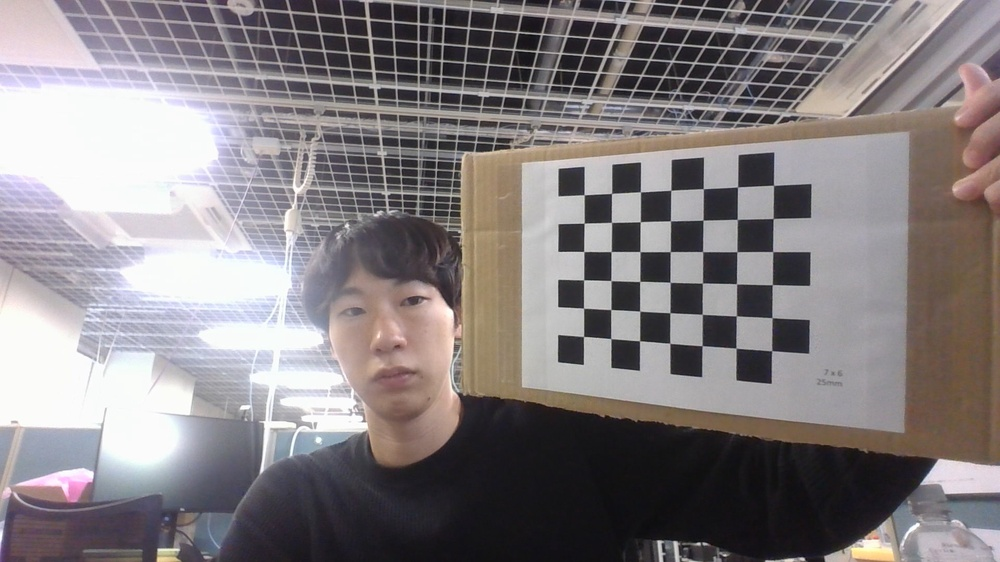
#> input picture calibration_images/WIN_20250519_16_00_59_Pro.jpg, 1000 x 562 px, shrunk from 1920 x 1080 before the run; its folder holds only this picture in this run
$ python 'sample_ calibration.py'
#> lines starting #> are read from the running program, lines starting #| are printed output that depends on the picture; after the words box and inside, x2 and y2 are one past the last pixel; in counts of white or black regions, pixels touching at a corner belong together
import numpy as np
import cv2
import glob
import os

# --- 設定 ---
# チェスボードの内側のコーナーの数 (横方向, 縦方向)
# 例: 8x6のチェスボードなら (7, 5)
nx = 7
ny = 6

# チェスボードの正方形の一辺の実際のサイズ (任意の単位, 例: mm)
# この単位が世界座標系の単位になります
square_size = 25 # 例: 25 mm

# キャリブレーション画像が保存されているフォルダ
images_folder = 'calibration_images'

# キャリブレーション結果を保存するファイル名
calibration_file = 'camera_calibration.npz'

# --- 3次元のキャリブレーションポイントの準備 ---
# チェスボード座標系におけるコーナーの3次元座標
# (0,0,0), (s,0,0), (2s,0,0), ..., (nx*s, (ny-1)*s, 0) となるように生成
# グリッドの点は Z=0 の平面上にあると仮定します
objp = np.zeros((ny*nx, 3), np.float32)
# np.mgrid[0:ny, 0:nx] は ny x nx のグリッド座標行列を生成します
# reshape(-1, 2) で (ny*nx, 2) の形状に変換します
# * square_size で実際のサイズにスケーリングします
objp[:, :2] = np.mgrid[0:ny, 0:nx].T.reshape(-1, 2) * square_size

# --- キャリブレーションポイントを格納するリスト ---
# 世界座標系における3D点
objpoints = [] # 3d point in real world space
# 画像座標系における2D点
imgpoints = [] # 2d points in image plane

# --- キャリブレーション画像の読み込みと処理 ---
# 指定フォルダ内のJPG画像をすべて取得
images = glob.glob(os.path.join(images_folder, '*.jpg'))

if not images:
    print(f"エラー: '{images_folder}' フォルダに画像が見つかりませんでした。")
    print("キャリブレーション画像をフォルダに入れて実行してください。")
    exit()

print(f"{len(images)} 枚の画像を処理します...")

# 画像サイズを保持するため、最初の画像を読み込む
img = cv2.imread(images[0])
#> img is the input picture: shape (562, 1000, 3); mean B, G, R 129.4, 127.3, 133.3
if img is None:
     print(f"エラー: 画像 '{images[0]}' の読み込みに失敗しました。")
     exit()
img_size = (img.shape[1], img.shape[0]) # (width, height)
#> img_size = (1000, 562)

found_count = 0 # コーナーが見つかった画像の数

for fname in images:
    img = cv2.imread(fname)
    if img is None:
        print(f"警告: 画像 '{fname}' の読み込みに失敗しました。スキップします。")
        continue

    gray = cv2.cvtColor(img, cv2.COLOR_BGR2GRAY)
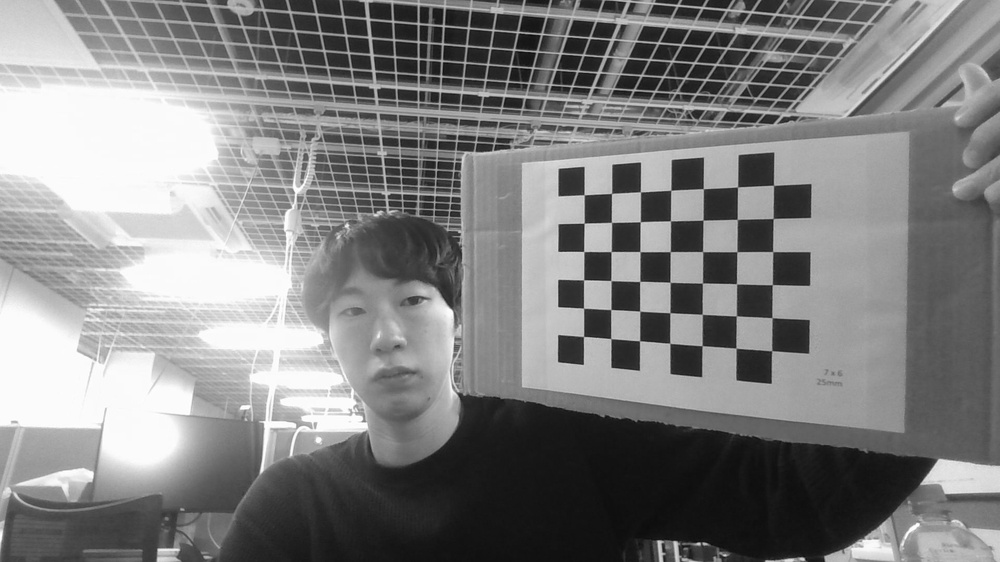
#> gray: shape (562, 1000); min 8, max 255, mean 129.4

    # チェスボードコーナーの検出
    # ret: 見つかったかどうかの真偽値
    # corners: 見つかったコーナーの画像座標リスト
    ret, corners = cv2.findChessboardCorners(gray, (nx, ny), None)
#> ret = True; corners = 42 rows, first 8: [584.2, 194.7], [611.5, 193.5], [640.4, 191.8], [670.8, 190.3], [703.3, 188.7], [737.5, 186.9], [773.6, 185.4], [584.1, 223.2]

    # コーナーが見つかった場合
    if ret == True:
        found_count += 1
        print(f"'{fname}': コーナーが見つかりました ({found_count} / {len(images)})")

        # objpoints に世界座標系の3D点を追加
        objpoints.append(objp)

        # 見つかったコーナーの画像座標の精度向上 (サブピクセル推定)
        criteria = (cv2.TERM_CRITERIA_EPS + cv2.TERM_CRITERIA_MAX_ITER, 30, 0.001)
        # corners_subpix に精度向上後の2D画像座標リストが格納される
        corners_subpix = cv2.cornerSubPix(gray, corners, (11, 11), (-1, -1), criteria)
#> corners_subpix = 42 rows, first 8: [584.2, 194.8], [611.6, 193.4], [640.5, 191.8], [670.8, 190.2], [703.4, 188.7], [737.6, 186.9], [773.5, 185.3], [584.2, 223.1]

        # imgpoints に精度向上後の2D点を追加
        imgpoints.append(corners_subpix)

        # (オプション) 見つかったコーナーを描画して確認
        cv2.drawChessboardCorners(img, (nx, ny), corners_subpix, ret)
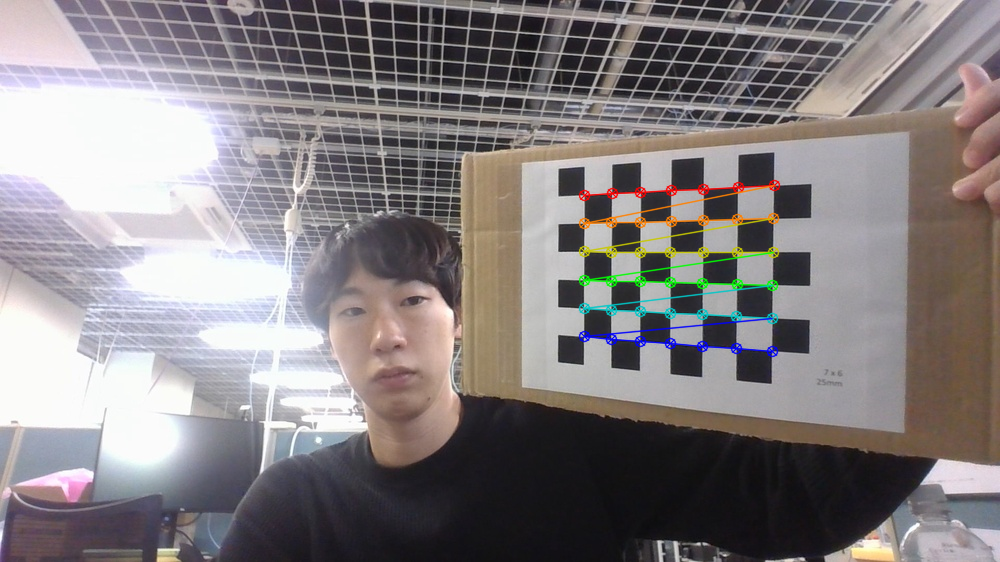
#> img: shape (562, 1000, 3); 1.68% of pixels changed, all inside (x1, y1, x2, y2) = (578, 179, 781, 358)
        cv2.imshow('img', img)
        cv2.waitKey(500) # 500ミリ秒表示

    else:
        print(f"'{fname}': コーナーが見つかりませんでした。")

# cv2.destroyAllWindows() # オプション表示ウィンドウを閉じる場合

if found_count < 10: # 適切な枚数は必要に応じて調整
    print("\nエラー: キャリブレーションに必要な数のコーナーが検出できませんでした。")
    print("異なる角度や距離からより多くの画像を撮影するか、チェスボードを鮮明に写してください。")
    exit()
#> (the program exits here)

$ run again, on calibration_images/WIN_20250519_16_01_07_Pro.jpg
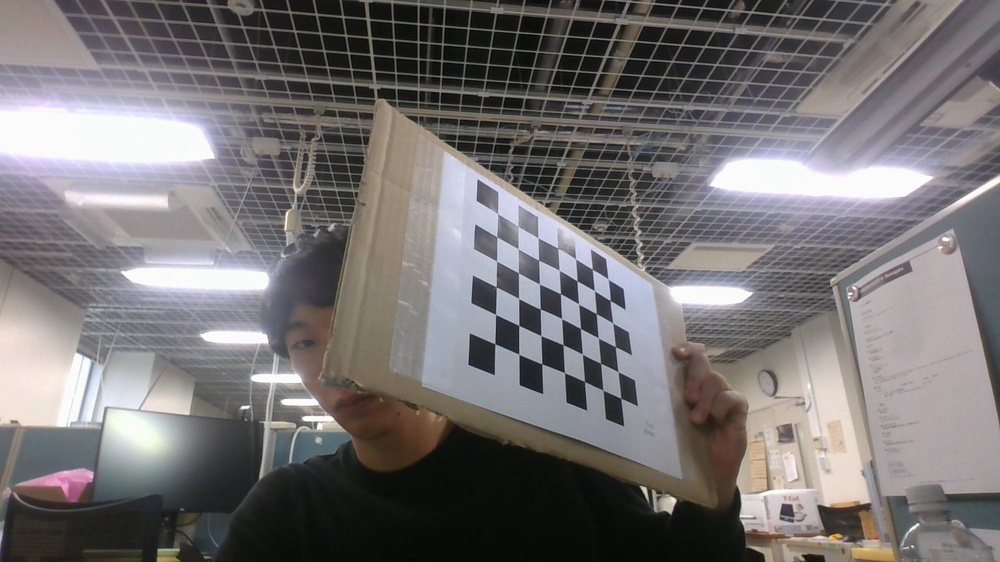
#> input picture calibration_images/WIN_20250519_16_01_07_Pro.jpg, 1000 x 562 px, shrunk from 1920 x 1080 before the run
#> img is the input picture: shape (562, 1000, 3); mean B, G, R 115.1, 114.2, 117.8
#> `gray = cv2.cvtColor(img, cv2.COLOR_BGR2GRAY)`:
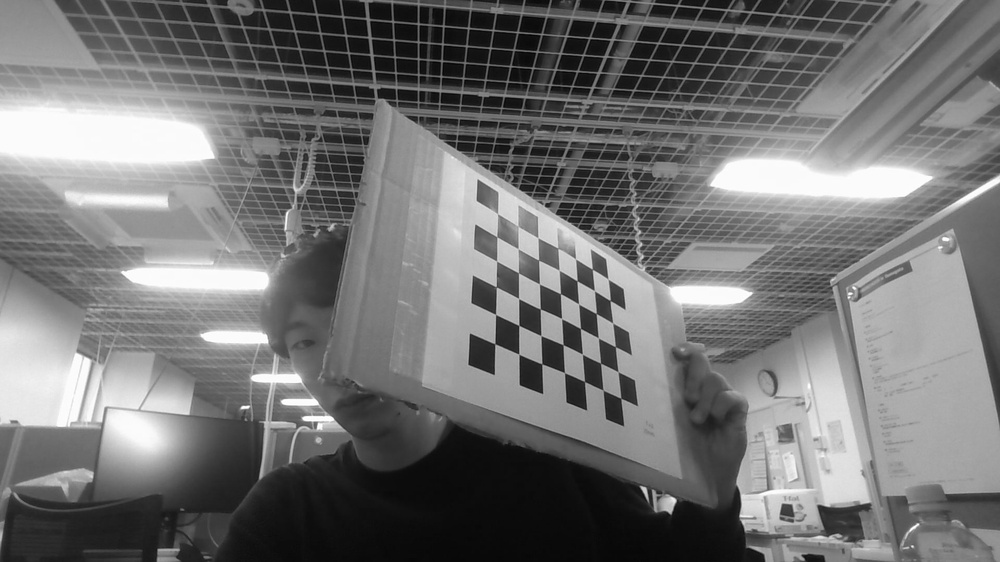
#> gray: shape (562, 1000); min 0, max 255, mean 115.4
#> ret = True; corners = 42 rows, first 8: [497.5, 213.7], [516.5, 225], [537.9, 237.8], [557.7, 248.3], [578, 262], [592.4, 269.2], [607.8, 278.8], [496.8, 236.9]
#> corners_subpix = 42 rows, first 8: [497.6, 213.3], [517.4, 226.3], [538.1, 237.8], [557.7, 247.9], [575.7, 258.9], [592.3, 269.1], [608.3, 279.2], [496.7, 236.7]
#> `cv2.drawChessboardCorners(img, (nx, ny), corners_subpix, ret)`:
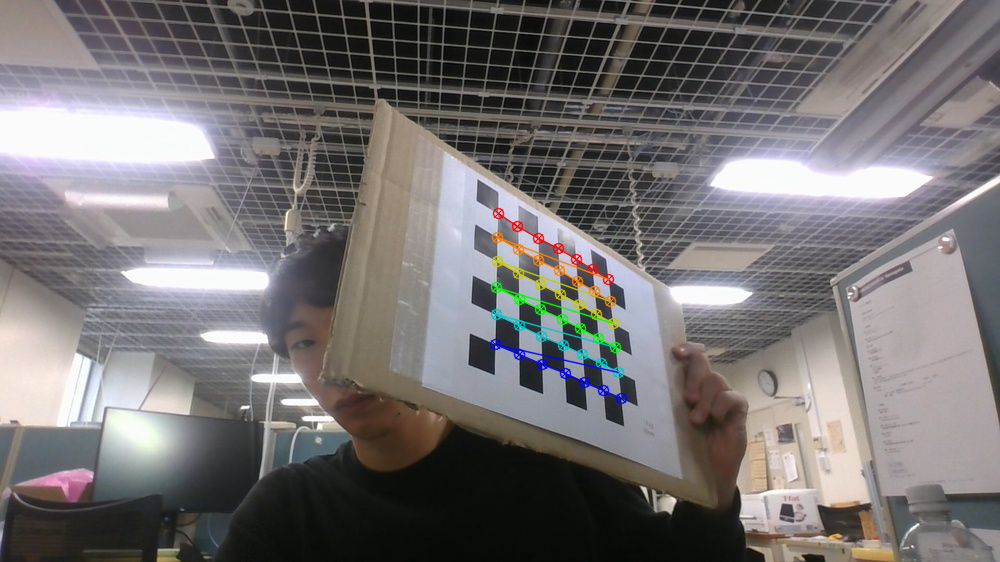
#> img: shape (562, 1000, 3); 1.27% of pixels changed, all inside (x1, y1, x2, y2) = (489, 207, 628, 405)

$ run again, on calibration_images/WIN_20250519_16_01_08_Pro.jpg
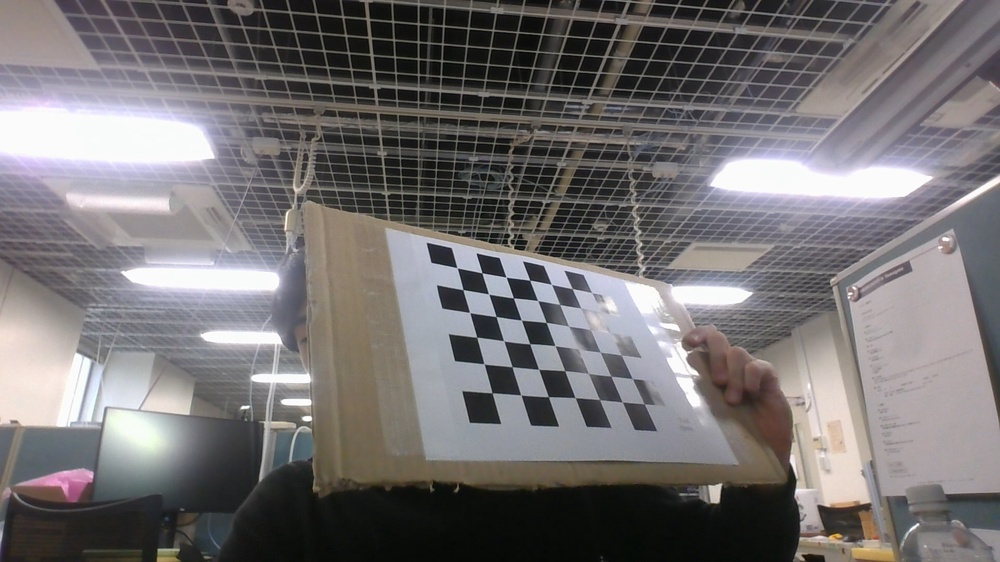
#> input picture calibration_images/WIN_20250519_16_01_08_Pro.jpg, 1000 x 562 px, shrunk from 1920 x 1080 before the run
#> img is the input picture: shape (562, 1000, 3); mean B, G, R 114, 113, 116.4
#> `gray = cv2.cvtColor(img, cv2.COLOR_BGR2GRAY)`:
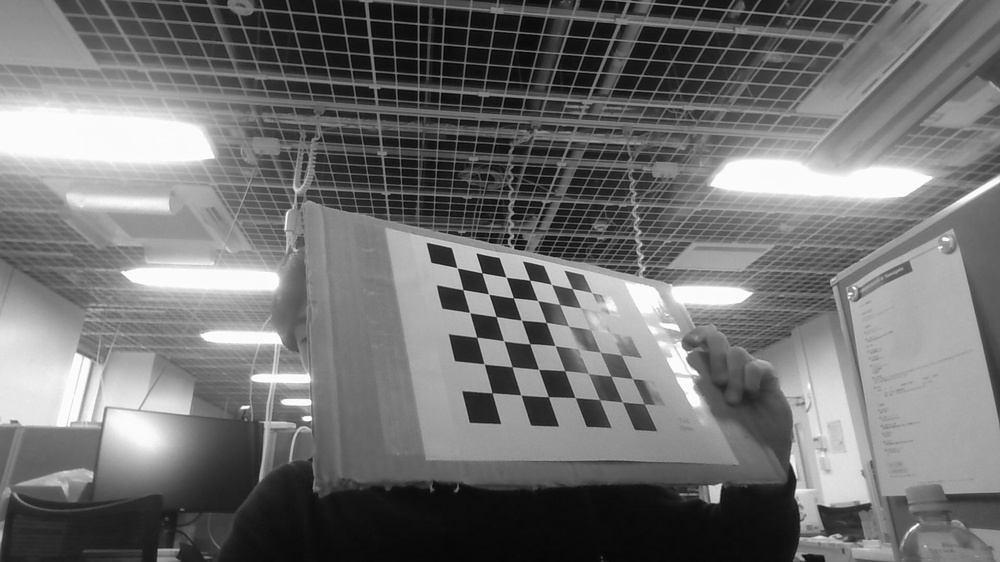
#> gray: shape (562, 1000); min 0, max 255, mean 114.1
#> ret = False; corners = None

$ run again, on calibration_images/WIN_20250519_16_01_09_Pro.jpg
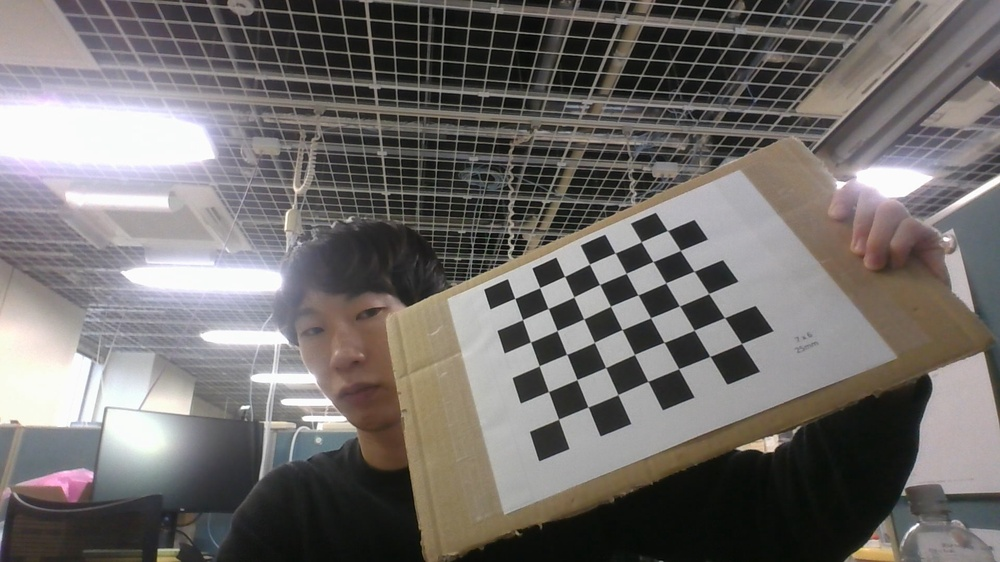
#> input picture calibration_images/WIN_20250519_16_01_09_Pro.jpg, 1000 x 562 px, shrunk from 1920 x 1080 before the run
#> img is the input picture: shape (562, 1000, 3); mean B, G, R 107.5, 109.6, 113.6
#> `gray = cv2.cvtColor(img, cv2.COLOR_BGR2GRAY)`:
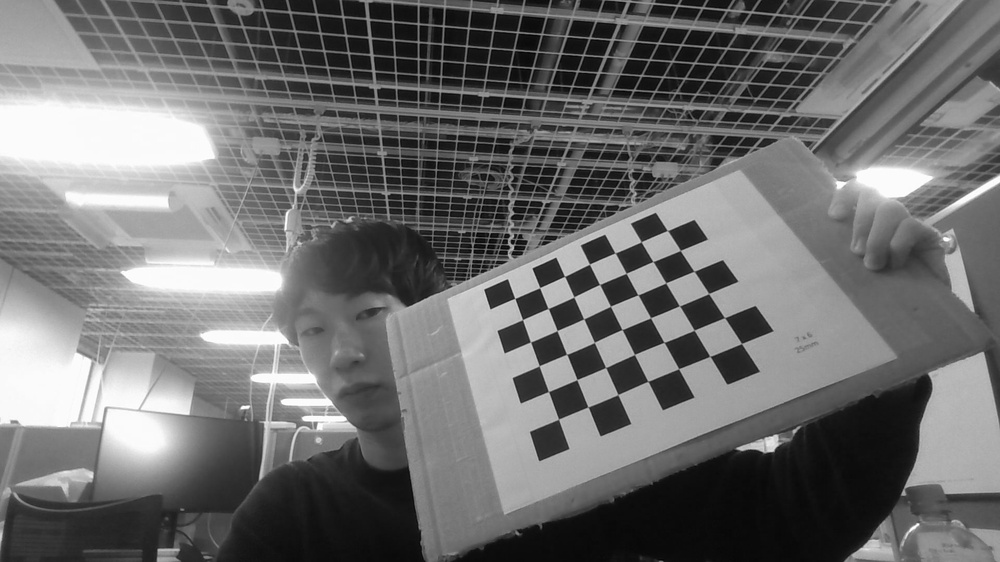
#> gray: shape (562, 1000); min 1, max 255, mean 110.6
#> ret = True; corners = 42 rows, first 8: [514.8, 298.4], [539.7, 287.6], [564.6, 276.4], [589.5, 264.3], [615, 252.9], [641.1, 241.8], [667.4, 230.5], [522.5, 319.6]
#> corners_subpix = 42 rows, first 8: [514.8, 298.4], [539.7, 287.6], [564.6, 276.4], [589.5, 264.2], [615.1, 252.9], [641.2, 241.7], [667.5, 230.5], [522.5, 319.6]
#> `cv2.drawChessboardCorners(img, (nx, ny), corners_subpix, ret)`:
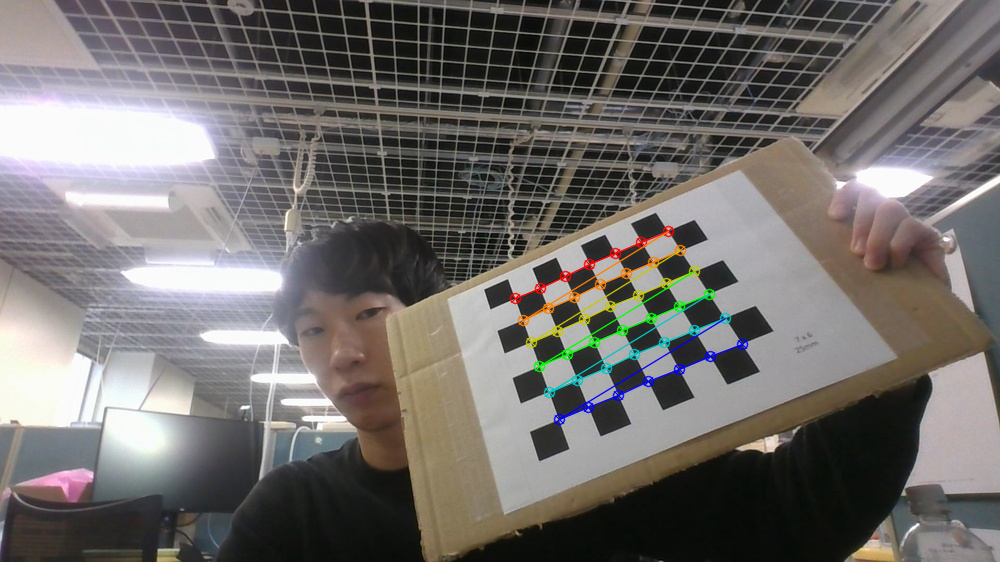
#> img: shape (562, 1000, 3); 1.53% of pixels changed, all inside (x1, y1, x2, y2) = (509, 225, 749, 426)

$ run again, on calibration_images/WIN_20250519_16_01_00_Pro.jpg
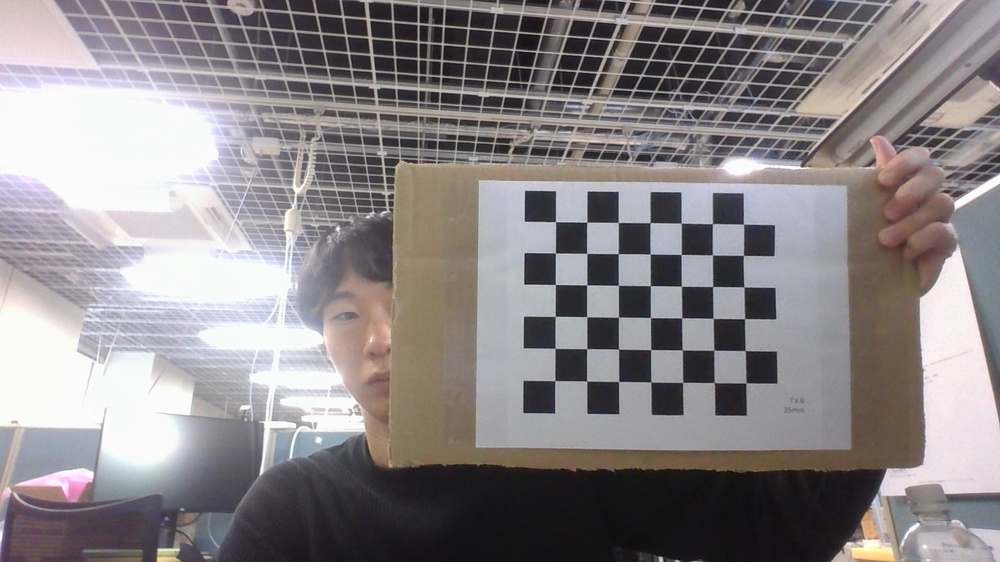
#> input picture calibration_images/WIN_20250519_16_01_00_Pro.jpg, 1000 x 562 px, shrunk from 1920 x 1080 before the run
#> img is the input picture: shape (562, 1000, 3); mean B, G, R 136.2, 134, 139.5
#> `gray = cv2.cvtColor(img, cv2.COLOR_BGR2GRAY)`:
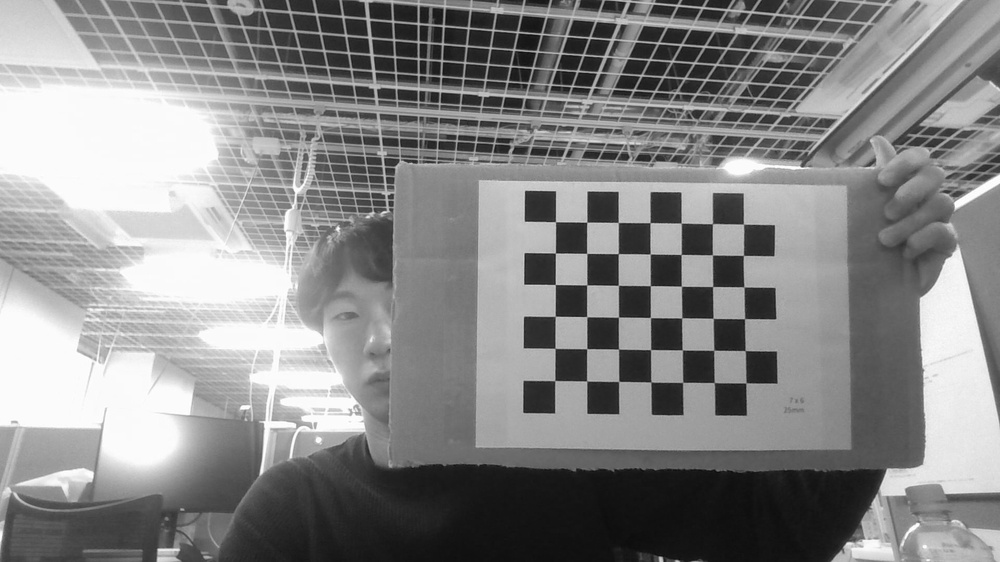
#> gray: shape (562, 1000); min 11, max 255, mean 135.9
#> ret = True; corners = 42 rows, first 8: [555.5, 221.7], [586.8, 222.2], [618.3, 222.5], [650.1, 222.6], [681.2, 223.2], [712.4, 223.7], [743.5, 224.1], [555.4, 253.1]
#> corners_subpix = 42 rows, first 8: [555.5, 221.8], [586.8, 222.2], [618.3, 222.5], [650.1, 222.6], [681.3, 223.1], [712.4, 223.6], [743.5, 224.2], [555.4, 253]
#> `cv2.drawChessboardCorners(img, (nx, ny), corners_subpix, ret)`:
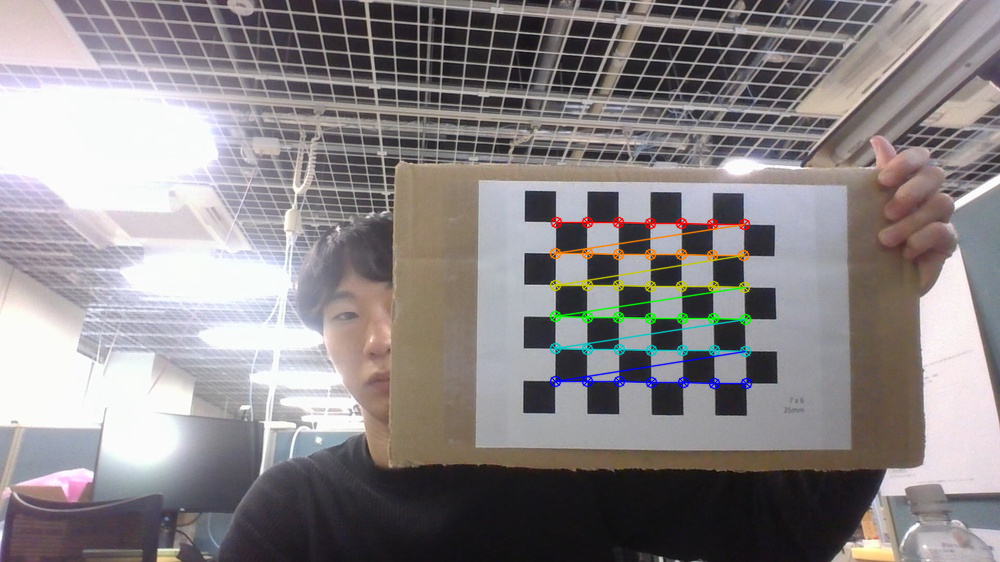
#> img: shape (562, 1000, 3); 1.68% of pixels changed, all inside (x1, y1, x2, y2) = (549, 216, 753, 390)
